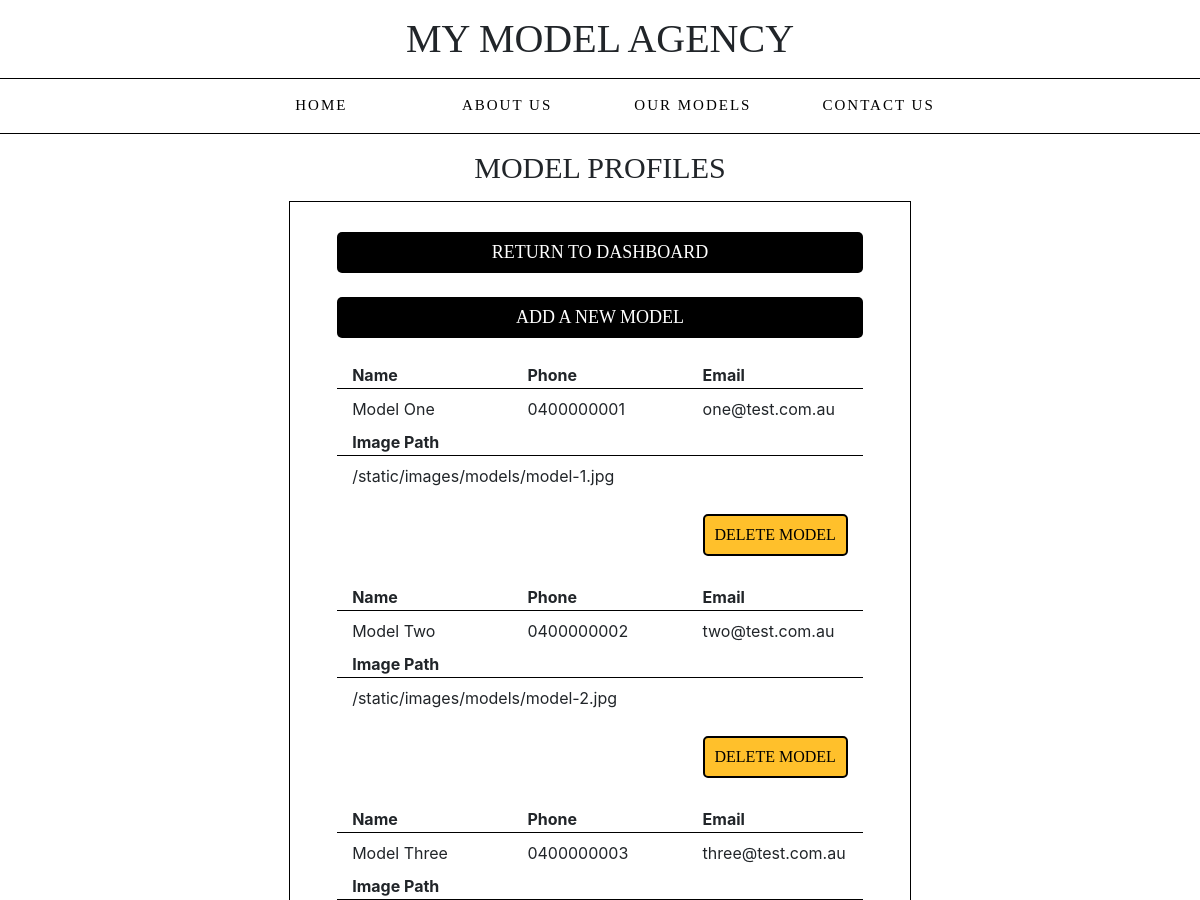
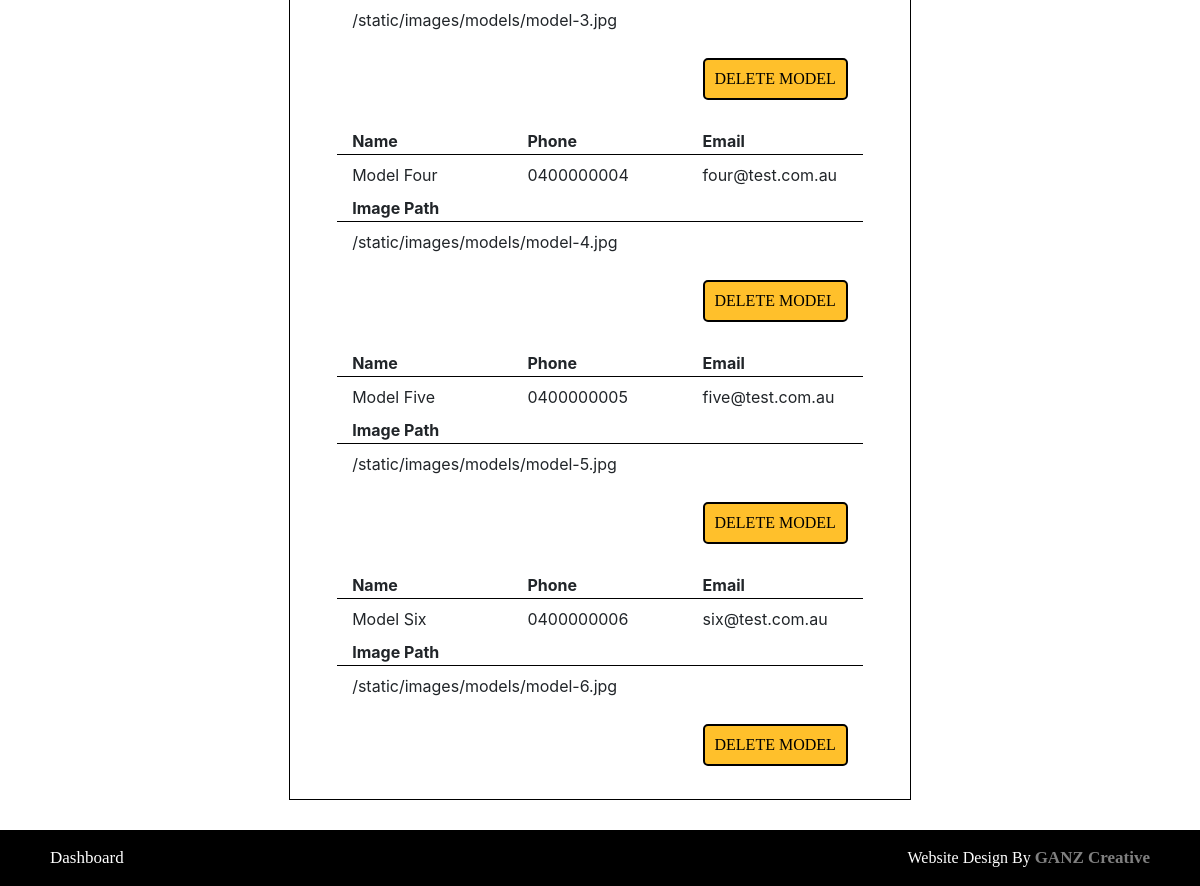
The page /profiles (signed in) on the database its author committed (2 pictures, top to bottom).
### tables this page shows
CREATE TABLE model (id INTEGER, name TEXT NOT NULL, phone TEXT NOT NULL, email TEXT NOT NULL, image TEXT NOT NULL, PRIMARY KEY(id));

### application.py (the view)
@app.route("/profiles", methods=["GET", "POST"])
@login_required
def profiles():
    if request.method == "POST":
        value = request.form.get("delete")
        db.execute("DELETE FROM model WHERE id = ?", value)
        return redirect("/profiles")
    else:
        models_list = db.execute("SELECT * FROM model")
        return render_template("profiles.html", models_list=models_list)

### helpers.py (called while the page is built)
def login_required(f):
    @wraps(f)
    def decorated_function(*args, **kwargs):
        if session.get("user_id") is None:
            return redirect("/login")
        return f(*args, **kwargs)
    return decorated_function

### templates/profiles.html (shortened to what this page needs)
{% extends "layout.html" %}
{% block main %}
<div class="container">
    <div class="content">
        <h1>Model Profiles</h1>
        <div style="width:70%; padding-top: 10px; margin:0 auto;" id="dashbord_menu">
            <form action="/admin">
                <button id="dashboard_button" type="submit">Return To Dashboard</button><br>
            </form>
            <form action="/add_model">
                <button id="dashboard_button" type="submit">Add A New Model</button><br>
            </form>
            <table style="width:80%; margin:0 auto;" id="model_table">
                <thead>
                {% for row in models_list %}
                    <tr class="row" id="model_list_row">
                        <th class="col" id="model_list_column">Name</th>
                        <th class="col" id="model_list_column">Phone</th>
                        <th class="col" id="model_list_column">Email</th>
                    </tr>
                </thead>
                <tbody>
                    <tr class="row" id="model_list_row">
                        <td class="col" id="model_list_column">{{ row.name }}</td>
                        <td class="col" id="model_list_column">{{ row.phone }}</td>
                        <td class="col" id="model_list_column">{{ row.email }}</td>
                    </tr>
                    <tr class="row" id="model_list_row">
                        <th class="col" id="model_list_column">Image Path</th>
                    </tr>
                    <tr class="row" id="model_list_row">
                        <td class="col" id="model_list_column">{{ row.image }}</td>
                    </tr>
                    <tr class="row" id="model_list_row">
                        <td class="col" id="model_list_column">
                            <form action="/profiles" method="post">
                                <button id="model_delete" type="submit" value="{{ row.id }}" name="delete">Delete Model</button>
                            </form>
                        </td>
                    </tr>
                {% endfor %}
                </tbody>
            </table>
        </div>
    </div>
</div>
{% endblock %}

### templates/layout.html (shortened to what this page needs)
<!DOCTYPE html>
<html lang="en">
    <head>
        <link rel="stylesheet" href="https://cdn.jsdelivr.net/npm/bootstrap@4.5.3/dist/css/bootstrap.min.css">
        <link href="/static/styles.css" rel="stylesheet">
    </head>
    <body>
        <header>
            <h1 id="heading">My Model Agency</h1>
            <div class="menu">
                <ul id="nav">
                    <li><a href="/" id="home">Home</a></li>
                    <li><a href="/about" id="about">About Us</a></li>
                    <li><a href="/models" id="models">Our Models</a></li>
                    <li><a href="/contact" id="contact">Contact Us</a></li>
                </ul>
            </div>
        </header>
        <main>
            {% block main %}{% endblock %}
        </main>
        <footer>
            <div class="row" id="footer_row">
                {% if session.user_id %}
                <div class="col" id="footer_col_one">
                    <p><a href="/admin">Dashboard</a></p>
                </div>
                {% else %}
                <div class="col" id="footer_col_one">
                    <p><a href="/login">Admin Login</a></p>
                </div>
                {% endif %}
                <div class="col" id="footer_col_two">
                    <p>Website Design By <a href="https://www.ganzcreative.com.au" target="_blank">GANZ Creative</a></p>
                </div>
                </div>
        </footer>
    </body>
</html>

### static/styles.css (style rules this page uses)
header #heading { margin-top: 15px; margin-bottom: 15px; text-align: center; text-transform: uppercase; font-family: "Patua One"; }
.menu { display: flex; padding-top: 15px; border-top: solid 1px black; border-bottom: solid 1px black; }
#nav { width: 100%; padding-left: 0% !important; text-align: center; font-family: "Montserrat" !important; letter-spacing: 2px !important; font-size: 15px !important; text-transform: uppercase; }
#nav li { min-width: 180px; display: inline-block; }
#nav a { color: black; }
footer { font-family: "Patua One"; background-color: black; margin-bottom: -16px; }
footer p { padding-top: 15px; color: white; font-size: 16px; }
#footer_col_two a, #footer_col_two a:hover { color: grey; text-decoration: none; font-size: 17px; font-weight: 600; }
#footer_col_one a { color: white; text-decoration: none; font-size: 17px; }
.content { max-width: 1080px; margin-left: 10%; margin-right: 10%; padding-top: 16px; padding-bottom: 30px; min-height: 500px; }
.content h1 { font-size: 30px; text-align: center; text-transform: uppercase; font-family: "Patua One"; margin-bottom: 15px; }
::placeholder { font-size: 18px; font-family: "Montserrat" }
#footer_col_one { text-align: left; margin-left: 50px; }
#footer_col_two { text-align: right; margin-right: 50px; }
#dashboard_button { margin-top: 13px; text-transform: uppercase; font-size: 18px; font-family: "Patua One"; text-align: center; border-radius: 5px; background: black; color: white; min-width: 85%; border: none; padding-top: 7px; padding-bottom: 7px; margin:auto; display:block; }
#dashbord_menu { border: solid 1px black; padding-top: 30px !important; padding-bottom: 5px !important; }
#model_delete { float: right; margin-top: 10px; margin-bottom: 20px; text-transform: uppercase; font-family: "Patua One"; border-radius: 5px; background: #ffc02b; color: black; min-width: 25%; border: solid 2px black; padding: 7px 10px 7px 10px; }
#model_table th { border-bottom: solid 1px black; }
#model_table td { padding-top: 8px; padding-bottom: 8px; }
#model_list_row { text-align: left; min-width: 25%; }
#model_list_column { text-align: left; }

### rows shown on the page
model: name "Model One", phone "0400000001", email "one@test.com.au", image "/static/images/models/model-1.jpg", {{ row.id }} 1 (drawn)
model: name "Model Two", phone "0400000002", email "two@test.com.au", image "/static/images/models/model-2.jpg", {{ row.id }} 2 (drawn)
model: name "Model Three", phone "0400000003", email "three@test.com.au", image "/static/images/models/model-3.jpg", {{ row.id }} 3 (drawn)
model: name "Model Four", phone "0400000004", email "four@test.com.au", image "/static/images/models/model-4.jpg", {{ row.id }} 4 (drawn)
model: name "Model Five", phone "0400000005", email "five@test.com.au", image "/static/images/models/model-5.jpg", {{ row.id }} 5 (drawn)
model: name "Model Six", phone "0400000006", email "six@test.com.au", image "/static/images/models/model-6.jpg", {{ row.id }} 6 (drawn)
